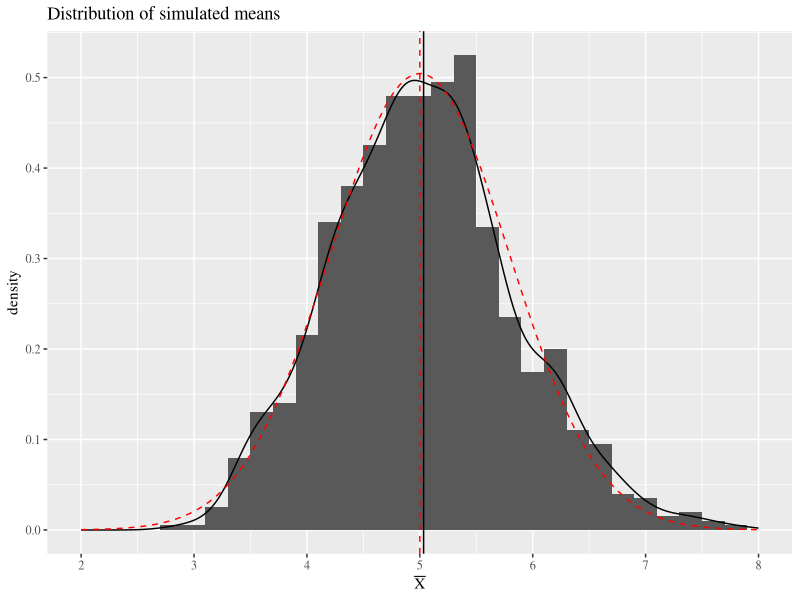
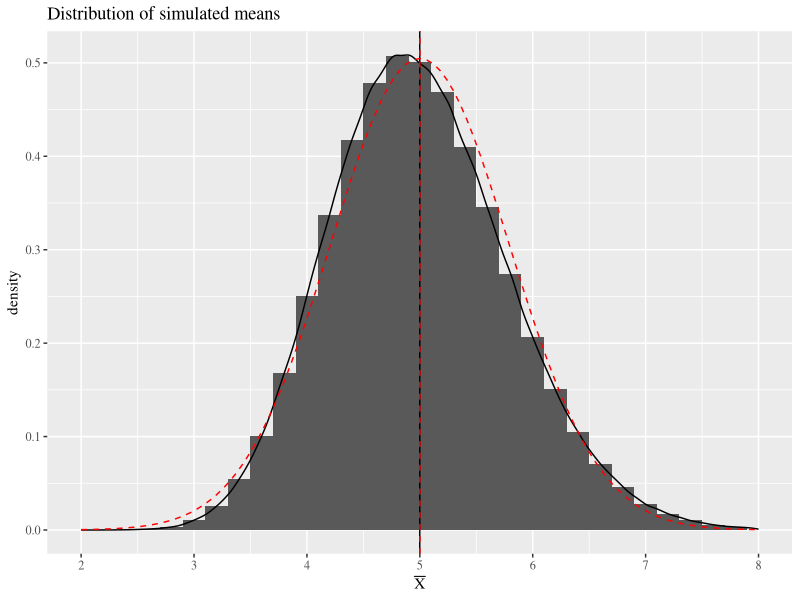

Write R code to recreate these figures, in order.
## ---- chunk 1
library(knitr)

# TRUE relegates most code chunks to appendices and disables result
# output by default
tidydoc <- TRUE

# figure width 4 inches (PDF output), height = width, center figures
opts_chunk$set(fig.width=4, fig.height=4, fig.align='center')

# Increase the penalty for using scientific notation (in order to
# format Nsim*Nmean as integer)
options(scipen = 3)

if (tidydoc)
{
    opts_chunk$set(results='hide', echo=FALSE, size='scriptsize')
}
## ---- chunk 2
library(ggplot2)

# Set random seed for repeatability
set.seed(160808)
## ---- chunk 3
Nmean <- 40
Nsim <- 1000
rate <- 0.2

# Generate the requisite amount of random numbers from the exponential
# distribution, wrape them into a Nsim x Nmean matrix, calculate
# row means
expmeans <- apply(matrix(rexp(Nmean*Nsim, rate=rate), nrow=Nsim),
                  1, mean)
## ---- chunk 4
# Sample mean of Xbar
samplemeanavg <- mean(expmeans)
# Population mean of Xbar
popmeanavg <- 1/rate

# Sample variance of Xbar
samplevaravg <- var(expmeans)
# Population variance of Xbar
popvaravg <- (1/rate^2)/Nmean
## ---- chunk 5

# A function for constructing a histogram+density plot of the
# simulated averages, along with the CLT prediction.
# (Placing the code inside a function enables reuse in the Appendix)
meandistplot <- function(means, popmean, popvar, samplemean)
{
    # Calculate suitable bin widths
    binwidth <- ceiling(sqrt(popvar)*2)/10
    # Shift the bin origin such that integers values coincide with
    # bin centers
    binorigin <- binwidth*floor(min(means)/binwidth)-binwidth/2
    # Calculate the limits of the x axis such that at least 3
    # standard deviations (of the CLT normal distribution)
    # are included; mean predicted by the CLT is at the center of
    # the x axis
    xlims <- ceiling(3*sqrt(popvar))*c(-1, 1) + popmean
    
    # Construct the plot using ggplot2
    g <- ggplot(data.frame(expmean = means), aes(x = expmean))
    
    # Histogram and density of the simulated data
    ghist <- g + geom_histogram(aes(y = ..density..),
                                binwidth = binwidth, origin = binorigin) +
        geom_density() +
        geom_vline(xintercept = mean(means), color = "black") +
        labs(x = expression(bar(X)),
             title = "Distribution of simulated means") +
        scale_x_continuous(breaks = seq(xlims[1], xlims[2]),
                           limits = xlims) +
        theme(text = element_text(family = "serif"))
    
    # Determine the shape of the distribution of Xbar predicted by
    # CLT
    densx <- seq(xlims[1], xlims[2], length.out = 101)
    densy <- dnorm(densx, mean = popmean, sd = sqrt(popvar))
    densdata <- data.frame(densx = densx, densy = densy)
    
    # Add the mean and density predicted by CLT to the plot
    gcomp <- ghist + geom_line(aes(x = densx, y = densy), data = densdata,
                               color = "red", lty = "dashed") +
        geom_vline(xintercept = popmean, color = "red", lty = "dashed")
    
    return(gcomp)
}

# tidyprint suppresses warnings issued by ggplot2 in the case a bin
# does not contain any values; this may happen since the limits have
# been set manually
# (further simulation with Nsim = 1e6 predicts that, for lambda used
# here, the 1/1000th quantile is at approximately 2.9; for Nsim = 1000,
# it is thus rather improbable that all of the bins 2.1-2.3, 2.3-2.5,
# 2.5-2.7, 2.5-2.9 would contain at least one observation)
tidyprint <- function(obj, tidy)
{
    # If tidy output is desired, disable warnings (caused by xlim
    # containing bins with no values falling in them)
    if (tidy)
    {
        oldw <- getOption("warn")
        options(warn = -1)
    }
    
    # Print the object using the default print method
    print(obj)
    
    # Restore previous state of warnings
    if(tidy) { options(warn = oldw) }
}

# Construct and print a plot of the simulated averages along
# with the CLT prediction
tidyprint(meandistplot(expmeans, popmeanavg, popvaravg, samplemeanavg),
          tidydoc)
## ---- chunk 6

## ---- chunk 7
Nsim2 <- 1e6
expmeans2 <- apply(matrix(rexp(Nmean*Nsim2, rate=rate), nrow=Nsim2),
                   1, mean)
## ---- chunk 8
# Calculate sample mean and sample variance of the averages calculated
# using Nsim2 simulations and print the resulting distribution
samplemeanavg2 <- mean(expmeans2)
samplevaravg2 <- var(expmeans2)
tidyprint(meandistplot(expmeans2, popmeanavg, popvaravg, samplemeanavg2),
          tidydoc)
